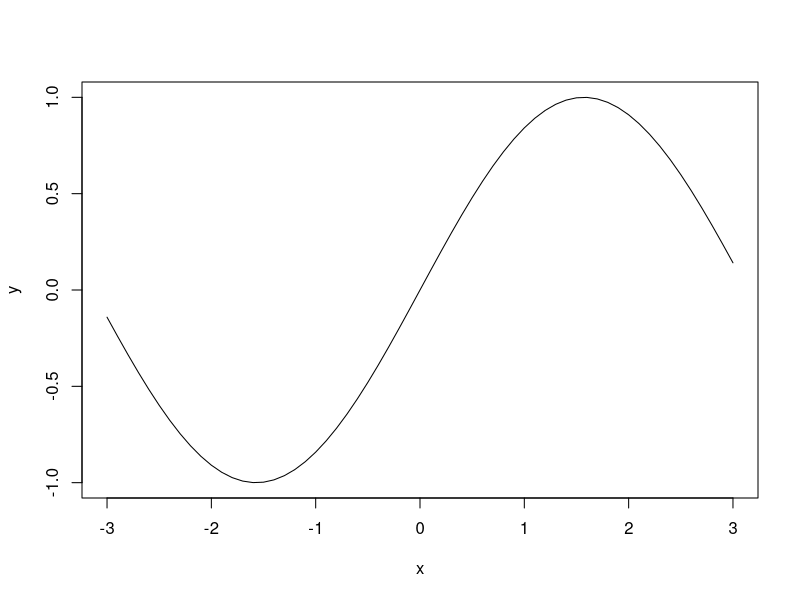
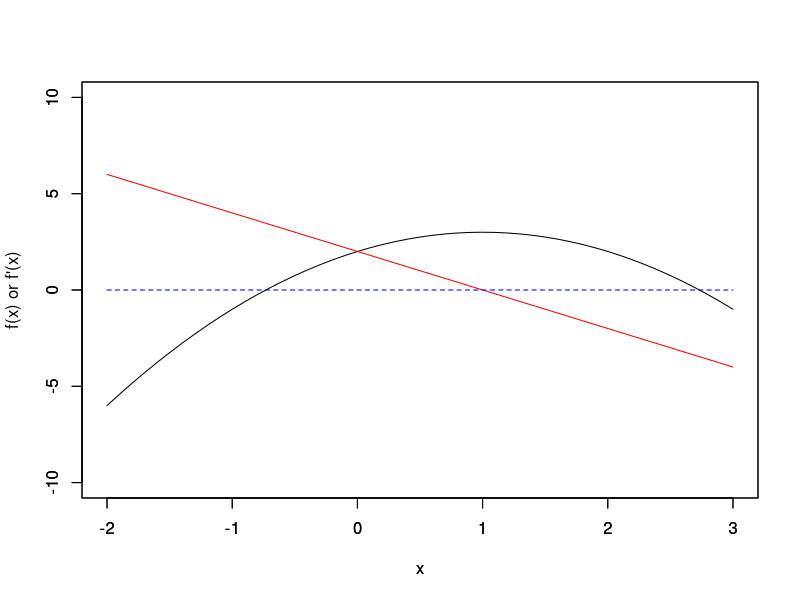

Write R code to recreate these figures, in order.
## ---- chunk 1
x <- seq(-3, 3, 0.1)
y <- sin(x)
plot(x, y, type = "l")
## ---- chunk 2
iteration <- 0
threshold <- 1e-02
x_old <- -1
updates <- 1

while (updates > threshold) {
   x_new <- x_old - sin(x_old)/cos(x_old)
   updates <- abs(sin(x_new))
   x_old <- x_new
   iteration <- iteration + 1
   cat(sprintf("Iterations: %i, X_New: %f \n", iteration, x_new))
   if (iteration > 100) break
}

## ---- chunk 3
x <- seq(-2, 3, 0.1)
quad <- function(x) -(x-1)^2 + 3
derive <- function(x) -2 * x + 2
plot(x, quad(x), type = "l", ylim = c(-10, 10), ylab = "")
par(new = T)
plot(x, derive(x), type = "l", col = "red", ylim = c(-10, 10), ylab = "f(x) or f'(x)")
lines(x, rep(0, length(x)), lty = 2, col = "blue")
## ---- chunk 4
iteration <- 0
threshold <- 1e-02
x_old <- 0
updates <- 1

while (updates > threshold) {
   x_new <- x_old - quad(x_old)/derive(x_old)
   updates <- abs(quad(x_new))
   x_old <- x_new
   iteration <- iteration + 1
   cat(sprintf("Iterations: %i, X_New: %f \n", iteration, x_new))
}

## ---- chunk 5
quad(-0.732143)
